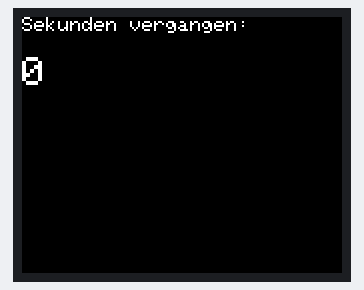
A sketch run on a simulated Arduino Uno, built with avr-gcc and run on an emulated ATmega328P. Shown: 160×128 colour display.

Above: at 0.1 s.
At 4.6 s:
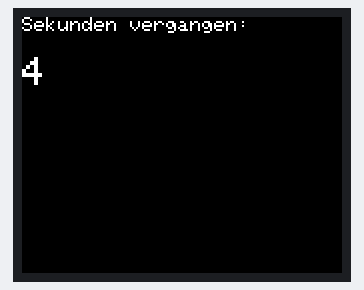
At 9.1 s:
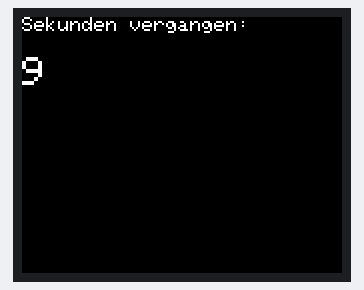
At 19.0 s:
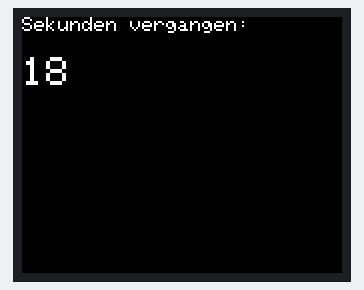
At 28.9 s:
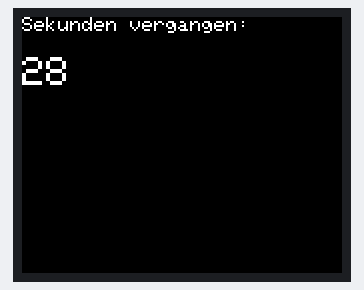
At 38.8 s:
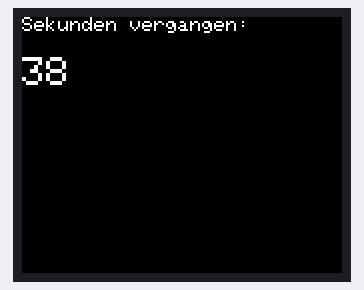

Measured:
- what the display in image 1 shows lasts 0.9 s, from 4.5 s to 5.4 s

The sketch:

TFT_textausgabe.ino
```cpp
#include <TFT.h>  // Arduino TFT library
#include <SPI.h>  // Serial Communication

// pins für Arduino Uno
#define cs   10
#define dc   9
#define rst  8

// Obejt für Display
TFT TFTscreen = TFT(cs, dc, rst);

// Char Array für Sekunden als Char
char numberChar[11];

// Long für Sekunden als Zahl
unsigned long time;

void setup() {
  // TFT Display initialisieren
  TFTscreen.begin();

  // Hintergrund auf Schwarz setzen
  TFTscreen.background(0, 0, 0);

  // Textfarbe auf Weiß setzen
  TFTscreen.stroke(255, 255, 255);

  // Textgröße Setzen

  // Text oben links ausegben
  TFTscreen.text("Sekunden vergangen:\n ", 0, 0);

  TFTscreen.setTextSize(2);
}

void loop() {
  // Jede vergangene Sekunde seit Start speichern
  time = millis() / 1000;

  // Long in Char Array umwandeln
  itoa(time, numberChar, 10);

  // Textfarbe auf Weiß setzen und Zeit ausgeben
  TFTscreen.stroke(255, 255, 255);
  TFTscreen.text(numberChar, 0, 20);

  delay(900);

  // Textfarbe auf Schwarz setzen und Zeit mit Zeit in dunkel überschreiben ("löschen")
  TFTscreen.stroke(0, 0, 0);
  TFTscreen.text(numberChar, 0, 20);
}
```
